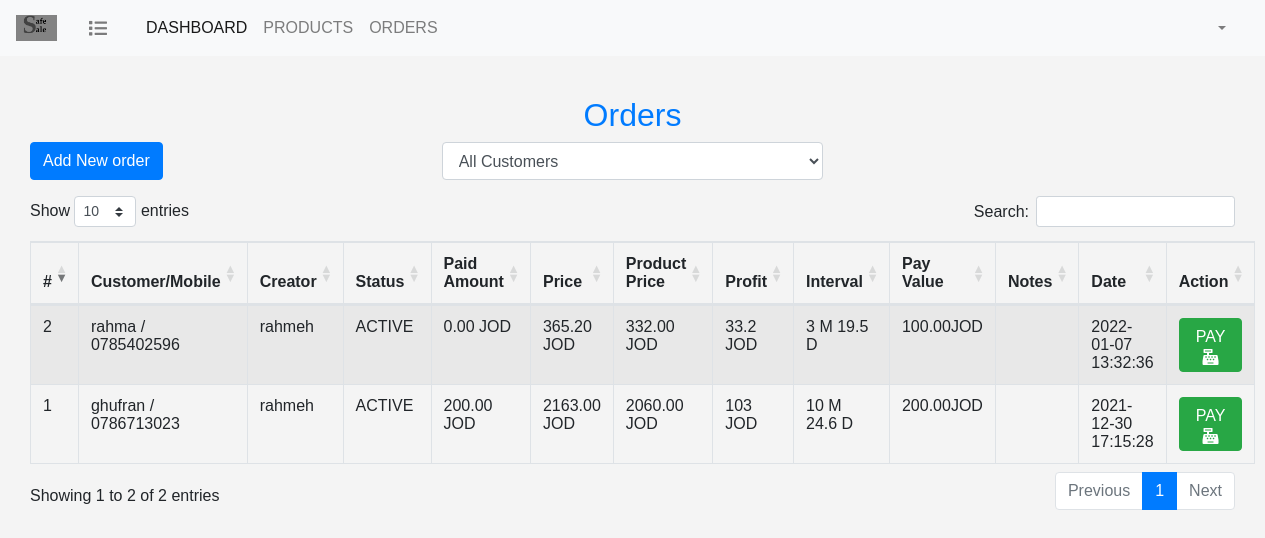
Screenshot of /orders/index.php with the database file from the repository.
### tables this page shows
CREATE TABLE IF NOT EXISTS `orders` (
  `order_id` int(11) NOT NULL AUTO_INCREMENT,
  `creator_id` int(11) NOT NULL,
  `customer_id` int(11) NOT NULL,
  `pay_interval` decimal(4,2) NOT NULL,
  `pay_value` decimal(8,2) NOT NULL,
  `price` decimal(8,2) NOT NULL,
  `status` enum('ACTIVE','FINISHED','CANCELED','') NOT NULL DEFAULT 'ACTIVE',
  `notes` text NOT NULL,
  `promissory_note` varchar(300) NOT NULL,
  `pricing_model_id` int(11) DEFAULT NULL,
  `creation_date` datetime NOT NULL DEFAULT CURRENT_TIMESTAMP,
  PRIMARY KEY (`order_id`),
  KEY `customer_id` (`customer_id`),
  KEY `creator_id` (`creator_id`),
  KEY `pricing_model_id` (`pricing_model_id`)
);

CREATE TABLE IF NOT EXISTS `customers` (
  `customer_id` int(11) NOT NULL AUTO_INCREMENT,
  `name` varchar(155) NOT NULL,
  `email` varchar(50) NOT NULL,
  `mobile` varchar(14) NOT NULL,
  `password` varchar(255) NOT NULL,
  PRIMARY KEY (`customer_id`),
  UNIQUE KEY `email` (`email`)
);

CREATE TABLE IF NOT EXISTS `users` (
  `id` int(11) NOT NULL AUTO_INCREMENT,
  `name` varchar(255) NOT NULL,
  `user_name` varchar(255) NOT NULL,
  `email` varchar(255) NOT NULL,
  `password` varchar(255) NOT NULL,
  `privilege_id` int(11) NOT NULL,
  `is_active` tinyint(1) NOT NULL DEFAULT '1',
  PRIMARY KEY (`id`),
  KEY `privilege_id` (`privilege_id`)
);

### orders/index.php (the view, shortened to what this page needs)
<?php
include('../db_connect.php');
$customer_condition = '';
$params = [];
$query = "SELECT o.*  , c.name as customer_name , c.mobile as customer_mobile , u.name as creator_name ,
(SELECT SUM(sub_price) FROM orders_products WHERE order_id = o.order_id  ) as products_price,
IFNULL((SELECT SUM(amount) FROM installments WHERE order_id = o.order_id  ),0) as sum_paid
from orders as o
INNER JOIN customers as c  ON c.customer_id = o.customer_id
INNER JOIN users as u ON u.id = o.creator_id
$customer_condition
ORDER BY o.order_id DESC
";
$statement = $con->prepare($query);
$statement->execute($params);
$orders = $statement->fetchAll(PDO::FETCH_ASSOC);
?>
<html>
<head>
    <?php include "../include/header.php";?>
    <link rel="stylesheet" href="orders.css">
</head>
<body>
<?php include "../include/navbar.php"?>
<div class="container-fluid pt-5">
    <?php
    include "../include/dashboard.php";
    ?>
    <h2 class="text-primary text-center mt-5">Orders</h2>
    <div class="row">
        <div class="col-md-4">
            <a href="add_order.php" class="btn btn-primary mb-2">Add New order</a>
        </div>
        <div class="form-group col-md-4">
            <select class="form-control" name="customers" id="filter_customer">
                <option value="-1">All Customers</option>
            </select>
        </div>
    </div>
    <table id="orders_table" class="table table-bordered table-striped">
        <thead>
        <tr>
            <th scope="col">#</th>
            <th scope="col">Customer/Mobile</th>
            <th scope="col">Creator</th>
            <th scope="col">Status</th>
            <th scope="col">Paid Amount</th>
            <th scope="col">Price</th>
            <th scope="col">Product Price</th>
            <th scope="col">Profit</th>
            <th scope="col">Interval</th>
            <th scope="col">Pay Value</th>
            <th scope="col">Notes</th>
            <th scope="col">Date</th>
            <th scope="col">Action</th>
        </tr>
        </thead>
        <tbody>
          <?php
          foreach($orders as $order)
          {
              $paid_amount = $order['sum_paid'];
              $isLate = false;
              $pay_interval = floatval($order['pay_interval']);
              $days = ($pay_interval - floor($pay_interval))*30;
              $months = floor($pay_interval);
              $interval_text = $months . " M " ;
              if($days != 0)
                  $interval_text .= $days . " D";
              ?>
               <tr class="<?=$isLate ? 'bg-danger': ''?>" id="<?=$order['order_id']?>">
               <td><?=$order['order_id']?></td>
               <td><?=$order['customer_name'] . ' / ' .$order['customer_mobile'] ?></td>
               <td><?=$order['creator_name']?></td>
               <td><?=$order['status']?></td>
               <td><?=$paid_amount?> JOD</td>
               <td><?=$order['price']?> JOD</td>
               <td><?=$order['products_price']?> JOD</td>
               <td><?= ($order['price'] - $order['products_price'] )?> JOD</td>
               <td><?=$interval_text?></td>
               <td><?=$order['pay_value']?>JOD</td>
               <td><?=$order['notes']?></td>
               <td><?=$order['creation_date']?></td>
               <td>
                   <a href="pay.php?order_id=<?=$order['order_id']?>"  class="btn btn-success">PAY <i class="fas fa-cash-register"></i></a>
               </td>
              </tr>
          <?php }?>
        </tbody>
    </table>
</div>
</body>
</html>

### assets/css/main.css (style rules this page uses)
* { margin: 0; padding: 0; -webkit-box-sizing:border-box; -moz-box-sizing:border-box; box-sizing:border-box; }
body { font-family: arial,tohama; margin:0; padding:0; background-color:#f4f4f4; }
.row { margin: 0; padding: 0; }

### orders/orders.css (style rules this page uses)
.table-striped { font-size: 16px !important; }

### rows the page displays
orders: order_id "2", customer.name "rahma", customer.mobile "0785402596", creator.name "rahmeh", status "ACTIVE", paid_amount "0.00", price "365.20", products_price "332.00", products_price "33.2", pay_interval "3 M 19.5 D", pay_value "100.00", creation_date "2022-01-07 13:32:36"
orders: order_id "1", customer.name "ghufran", customer.mobile "0786713023", creator.name "rahmeh", status "ACTIVE", paid_amount "200.00", price "2163.00", products_price "2060.00", products_price "103", pay_interval "10 M 24.6 D", pay_value "200.00", creation_date "2021-12-30 17:15:28"
